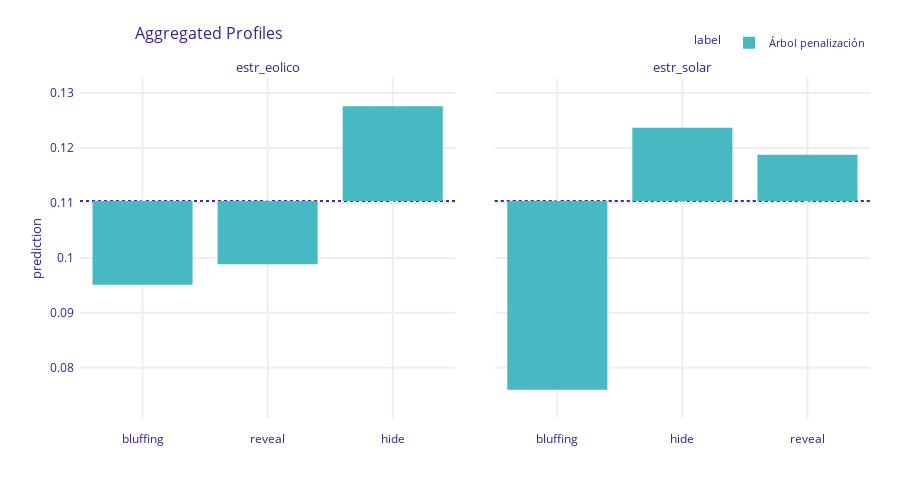

The notebook cell saved with this chart:
### Code cell
features = ['demanda_wh', 'estr_solar', 'estr_eolico']
y = df['penalizacion']

pre = ColumnTransformer(
        [('cat', OneHotEncoder(handle_unknown='ignore'), ['estr_solar','estr_eolico'])],
        remainder='passthrough')

model = Pipeline([
    ('pre',  pre),
    ('reg',  DecisionTreeRegressor(max_depth=6, random_state=0))
]).fit(df[features], y)

# ────────────────────────────────
# 2.  Explainer de dalex
# ────────────────────────────────
exp_dx = dx.Explainer(
    model,
    df[features],        # DataFrame con strings en las columnas categóricas
    y,
    label="Árbol penalización",
    verbose=False
)

# ────────────────────────────────
# 3.  Perfil parcial (categorical)
# ────────────────────────────────
cp = exp_dx.model_profile(
        variables=['estr_eolico', 'estr_solar'],
        variable_type='categorical',   # ← clave para evitar el error
        type='partial'                 # “average ceteris paribus”
     )

# 4.  Mostrar gráfico interactivo (en Jupyter) o guardar
cp.plot()                 # en notebook abre la figura interactiva
# cp.plot(show=False).write_image("ceteris_paribus_plot.png")  # para guardar

### Figure 1 — Plotly figure (JSON) as saved in the notebook; plotly's stock layout.template omitted (floating-point values rounded to 4 significant figures)
{"data": [{"alignmentgroup": "True", "base": [0.1103, 0.1103, 0.1103], "customdata": [[0.09512, "Árbol penalización", "estr_eolico"], [0.09883, "Árbol penalización", "estr_eolico"], [0.1276, "Árbol penalización", "estr_eolico"]], "hovertemplate": "<b>%{hovertext}</b><br><br>mean_prediction=%{base:.3f}<br>prediction=%{customdata[0]:.3f}<extra></extra>", "hovertext": ["Árbol penalización", "Árbol penalización", "Árbol penalización"], "legendgroup": "Árbol penalización", "marker": {"color": "#46bac2", "pattern": {"shape": ""}}, "name": "Árbol penalización", "offsetgroup": "Árbol penalización", "orientation": "v", "showlegend": true, "textposition": "auto", "type": "bar", "x": ["bluffing", "reveal", "hide"], "xaxis": "x", "y": [-0.01522, -0.01151, 0.01723], "yaxis": "y"}, {"alignmentgroup": "True", "base": [0.1103, 0.1103, 0.1103], "customdata": [[0.07603, "Árbol penalización", "estr_solar"], [0.1237, "Árbol penalización", "estr_solar"], [0.1188, "Árbol penalización", "estr_solar"]], "hovertemplate": "<b>%{hovertext}</b><br><br>mean_prediction=%{base:.3f}<br>prediction=%{customdata[0]:.3f}<extra></extra>", "hovertext": ["Árbol penalización", "Árbol penalización", "Árbol penalización"], "legendgroup": "Árbol penalización", "marker": {"color": "#46bac2", "pattern": {"shape": ""}}, "name": "Árbol penalización", "offsetgroup": "Árbol penalización", "orientation": "v", "showlegend": false, "textposition": "auto", "type": "bar", "x": ["bluffing", "hide", "reveal"], "xaxis": "x2", "y": [-0.0343, 0.01332, 0.008433], "yaxis": "y2"}], "layout": {"annotations": [{"font": {"size": 13}, "showarrow": false, "text": "estr_eolico", "x": 0.2375, "xanchor": "center", "xref": "paper", "y": 1, "yanchor": "bottom", "yref": "paper"}, {"font": {"size": 13}, "showarrow": false, "text": "estr_solar", "x": 0.7625, "xanchor": "center", "xref": "paper", "y": 1, "yanchor": "bottom", "yref": "paper"}, {"font": {"size": 13}, "showarrow": false, "text": "prediction", "textangle": -90, "x": -0.07, "xref": "paper", "y": 0.5, "yref": "paper"}], "barmode": "group", "font": {"color": "#371ea3"}, "height": 489, "hovermode": "x unified", "legend": {"font": {"size": 11}, "itemsizing": "constant", "orientation": "h", "title": {"font": {"size": 12}, "text": "label"}, "tracegroupgap": 0, "x": 1, "xanchor": "right", "y": 1.061, "yanchor": "bottom"}, "margin": {"b": 71, "r": 30, "t": 78}, "shapes": [{"layer": "below", "line": {"color": "#371ea3", "dash": "dot", "width": 1.5}, "type": "line", "x0": 0, "x1": 1, "xref": "x domain", "y0": 0.1103, "y1": 0.1103, "yref": "y"}, {"layer": "below", "line": {"color": "#371ea3", "dash": "dot", "width": 1.5}, "type": "line", "x0": 0, "x1": 1, "xref": "x2 domain", "y0": 0.1103, "y1": 0.1103, "yref": "y2"}, {"layer": "below", "line": {"color": "#371ea3", "dash": "dot", "width": 1.5}, "type": "line", "x0": 0, "x1": 1, "xref": "x domain", "y0": 0.1103, "y1": 0.1103, "yref": "y"}, {"layer": "below", "line": {"color": "#371ea3", "dash": "dot", "width": 1.5}, "type": "line", "x0": 0, "x1": 1, "xref": "x2 domain", "y0": 0.1103, "y1": 0.1103, "yref": "y2"}], "title": {"font": {"size": 16}, "text": "Aggregated Profiles", "x": 0.15}, "xaxis": {"anchor": "y", "automargin": true, "domain": [0, 0.475], "fixedrange": true, "gridwidth": 2, "showticklabels": true, "tickcolor": "white", "ticklen": 10, "ticks": "outside", "title": {"text": ""}, "type": "category"}, "xaxis2": {"anchor": "y2", "automargin": true, "domain": [0.525, 1], "fixedrange": true, "gridwidth": 2, "showticklabels": true, "tickcolor": "white", "ticklen": 10, "ticks": "outside", "title": {"text": ""}, "type": "category"}, "yaxis": {"anchor": "x", "automargin": true, "domain": [0, 1], "fixedrange": true, "gridwidth": 2, "range": [0.07088, 0.1327], "tickcolor": "white", "ticklen": 3, "ticks": "outside", "title": {"text": ""}, "type": "linear", "zeroline": false}, "yaxis2": {"anchor": "x2", "automargin": true, "domain": [0, 1], "fixedrange": true, "gridwidth": 2, "matches": "y", "showticklabels": false, "tickcolor": "white", "ticklen": 3, "ticks": "outside", "title": {"text": ""}, "type": "linear", "zeroline": false}}}
